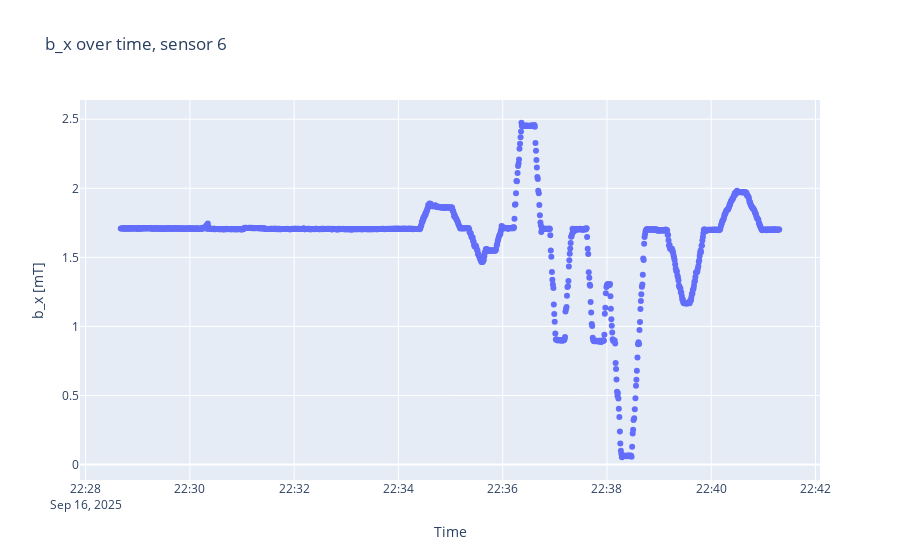
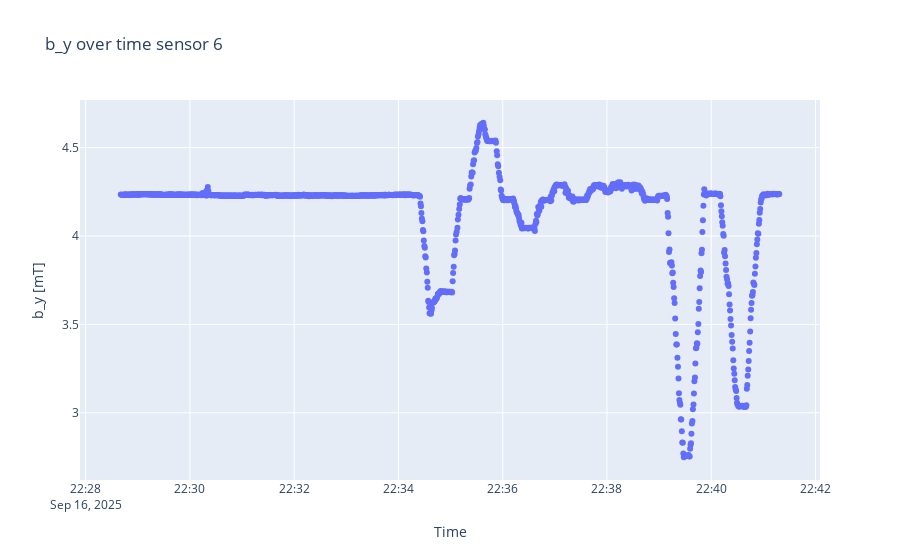
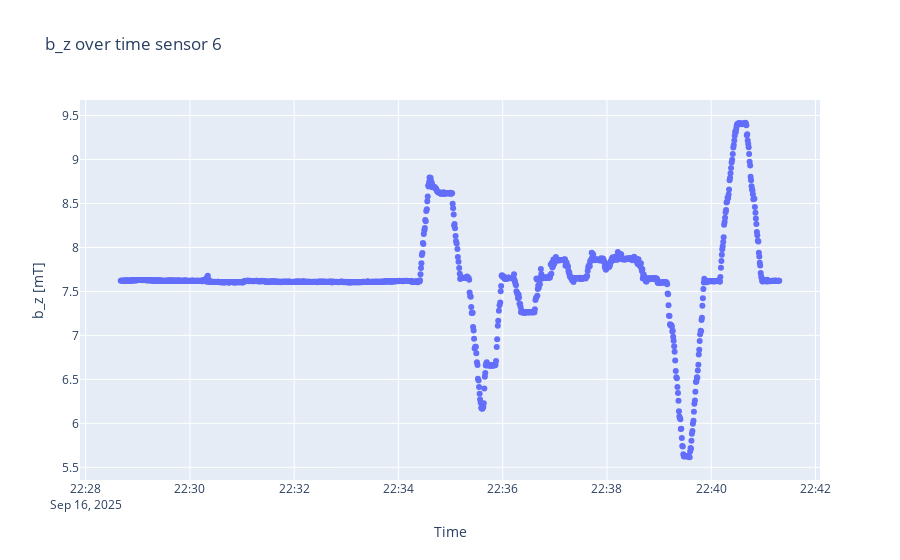

Notebook code cell kept with these figures, in order:
### Code cell
sensorplots(B3, timestamps3, 6)

### Figure 1 — Plotly figure (JSON) as saved in the notebook; plotly's stock layout.template omitted (floating-point values rounded to 4 significant figures; data arrays with more than 128 entries replaced by an {"elided": "..."} marker saying what was removed)
{"data": [{"mode": "markers", "type": "scatter", "x": {"elided": "1327 str values"}, "y": {"elided": "1327 float values"}}], "layout": {"title": {"text": "b_x over time, sensor 6"}, "xaxis": {"title": {"text": "Time"}}, "yaxis": {"scaleanchor": "y", "title": {"text": "b_x [mT]"}}}}

### Figure 2 — Plotly figure (JSON) as saved in the notebook; plotly's stock layout.template omitted (floating-point values rounded to 4 significant figures; data arrays with more than 128 entries replaced by an {"elided": "..."} marker saying what was removed)
{"data": [{"mode": "markers", "type": "scatter", "x": {"elided": "1327 str values"}, "y": {"elided": "1327 float values"}}], "layout": {"title": {"text": "b_y over time sensor 6"}, "xaxis": {"title": {"text": "Time"}}, "yaxis": {"scaleanchor": "y", "title": {"text": "b_y [mT]"}}}}

### Figure 3 — Plotly figure (JSON) as saved in the notebook; plotly's stock layout.template omitted (floating-point values rounded to 4 significant figures; data arrays with more than 128 entries replaced by an {"elided": "..."} marker saying what was removed)
{"data": [{"mode": "markers", "type": "scatter", "x": {"elided": "1327 str values"}, "y": {"elided": "1327 float values"}}], "layout": {"title": {"text": "b_z over time sensor 6"}, "xaxis": {"title": {"text": "Time"}}, "yaxis": {"scaleanchor": "y", "title": {"text": "b_z [mT]"}}}}
